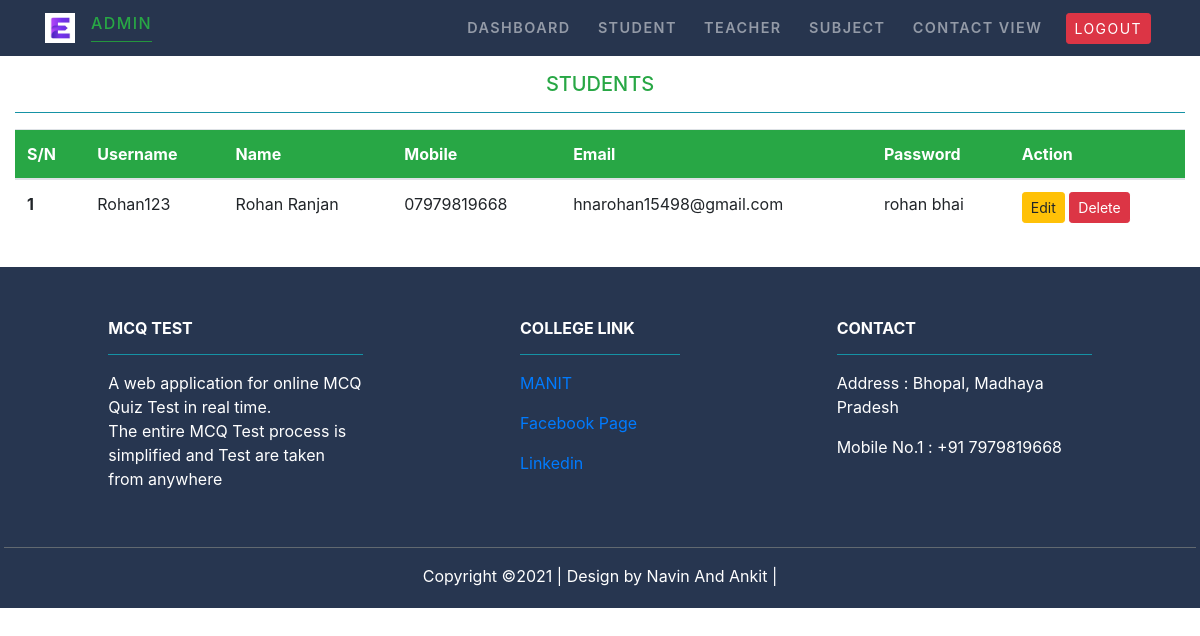
The app's page /Adminstudent/, older data.
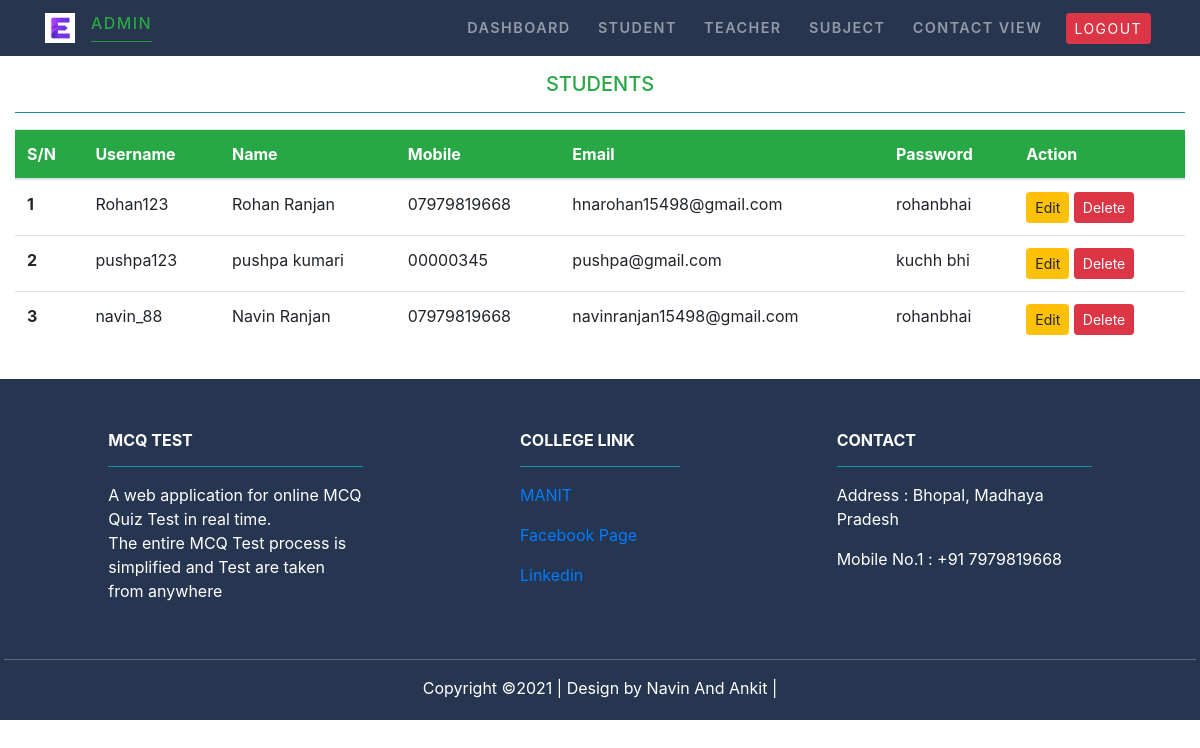
The same page, newer data.
### Student/models.py (models this page shows, shortened)
class Student(models.Model):
    username=models.CharField(max_length=20, unique=True)
    name=models.CharField(max_length=50)
    email=models.EmailField(max_length=100)
    mobile= models.CharField(max_length=11)
    password=models.CharField(max_length=30)

### MCQ_Test/views.py (the view)
# urls.py: path('Adminstudent/', views.admin_student,name="adminstudent"),
def admin_student(request):
    st=Student.objects.all()
    return render(request,'MCQ_Test/adminstudent.html',{'stu':st})

### MCQ_Test/templates/MCQ_Test/adminstudent.html
{% extends 'MCQ_Test/adminbase.html' %}
{% load static %}
{% block content %}
<div class="py-3">
<div class=" container-fluid">
<div class="text-center text-success">
<h5>STUDENTS</h5>
<hr class="bg-info">
</div>
{% if stu %}
<table class="table">
  <thead class="bg-success text-white">
    <tr>
      <th scope="col">S/N</th>
      <th scope="col">Username</th>
      <th scope="col">Name</th>
      <th scope="col">Mobile</th>
      <th scope="col">Email</th>
      <th scope="col">Password</th>
      <th scope="col">Action</th>
    </tr>
  </thead>
  <tbody>
  {% for s in  stu %}
    <tr>
      <th scope="row">{{s.id}}</th>
      <td>{{s.username}}</td>
      <td>{{s.name}}</td>
      <td>{{s.mobile}}</td>
      <td>{{s.email}}</td>
      <td>{{s.password}}</td>
      <td>
          <a href="#" class='btn btn-warning btn-sm'>Edit</a>
          <a href="#" class='btn btn-danger btn-sm'>Delete</a>
      </td>
    </tr>
  {% endfor %}
  </tbody>
</table>
{% endif %}
</div>
</div>
{% endblock content %}

### MCQ_Test/templates/MCQ_Test/adminbase.html (shortened to what this page needs)
<!doctype html>
{% load static %}
<html lang="en">
  <head>
    <link rel="stylesheet" href="https://maxcdn.bootstrapcdn.com/bootstrap/4.0.0/css/bootstrap.min.css">
    <link rel="stylesheet" href="{%  static 'MCQ_Test/css/style.css' %}">
  </head>
  <body>
    <nav class="navbar navbar-expand-sm p-2 sticky-top navbar-dark ">
        <div class="container">
            <a class="navbar-brand " href="">
                <img src="{%  static 'MCQ_Test/images/logo.jpg' %}" width="30" height="30" class="d-inline-block align-top" alt="">
              </a>
            <div>
                <h6 class="text-success">Admin</h6>
                <hr class="bg-success m-0">
            </div>
            <div class="collapse navbar-collapse  text-center" id="mymenu">
            <ul class=" navbar-nav ml-auto" >
                <li class="nav-item  ">
                    <a class="nav-link " href="{% url 'admindash'%}">Dashboard</a>
                </li>
                <li class="nav-item  ">
                    <a class="nav-link " href="{% url 'adminstudent'%}">Student</a>
                </li>
                <li class="nav-item  ">
                    <a class="nav-link " href="{% url 'adminteacher'%}">Teacher</a>
                </li>
                <li class="nav-item  ">
                    <a class="nav-link " href="{% url 'adminsubject'%}">Subject</a>
                </li>
                <li class="nav-item  ">
                    <a class="nav-link " href="{% url 'admincontact'%}">Contact view</a>
                </li>
                <li class="nav-item p-1 ">
                    <a class=" btn btn-danger btn-sm " href="{% url 'Exampath'%}">Logout</a>
                </li>
            </ul>
            </div>
        </div>
    </nav>
    {% block content %}{% endblock content %}
<footer class="text-white font-small unique-color-dark footer-end p-1" style="background-color: #273650;">
    <div class="container text-center text-md-left mt-5">
      <div class="row mt-3">
        <div class="col-md-3 col-lg-4 col-xl-3 mx-auto mb-4">
          <h6 class="text-uppercase font-weight-bold">MCQ Test</h6>
          <hr class="bg-info" >
          <p>A web application for online MCQ Quiz Test in real time.<br> The entire MCQ Test process is simplified and Test are taken from anywhere</p>
        </div>
        <div class="col-md-2 col-lg-2 col-xl-2 mx-auto mb-4">
          <h6 class="text-uppercase font-weight-bold">College Link</h6>
          <hr class="bg-info">
          <p>
            <a href="#!">MANIT</a>
          </p>
          <p>
            <a href="#!">Facebook Page</a>
          </p>
          <p>
            <a href="#!">Linkedin</a>
          </p>
        </div>
        <div class="col-md-4 col-lg-3 col-xl-3 mx-auto mb-md-0 mb-4">
          <h6 class="text-uppercase font-weight-bold">Contact</h6>
          <hr class="bg-info">
          <p> Address : Bhopal, Madhaya Pradesh</p>
          <p> Mobile No.1 : +91 7979819668</p>
        </div>
      </div>
    </div>
    <hr class="bg-secondary">
    <div class="text-center">
        <p>Copyright &copy;2021 | Design by Navin And Ankit |</p>
     </div>
  </footer>
  </body>
</html>

### MCQ_Test/static/MCQ_Test/css/style.css (style rules this page uses)
.navbar { text-transform: uppercase; font-weight: 600; font-size: .9rem; letter-spacing: .09rem; background-color:#27354e; }
.navbar-nav li { padding-right: .7rem; }

Row changes from the older to the newer data that the page shows:
changed Student "Rohan123": password "rohan bhai" → "rohanbhai"
added Student: id "2", username "pushpa123", name "pushpa kumari", mobile "00000345", email "pushpa@gmail.com", password "kuchh bhi"
added Student: id "3", username "navin_88", name "Navin Ranjan", mobile "07979819668", email "navinranjan15498@gmail.com", password "rohanbhai"
